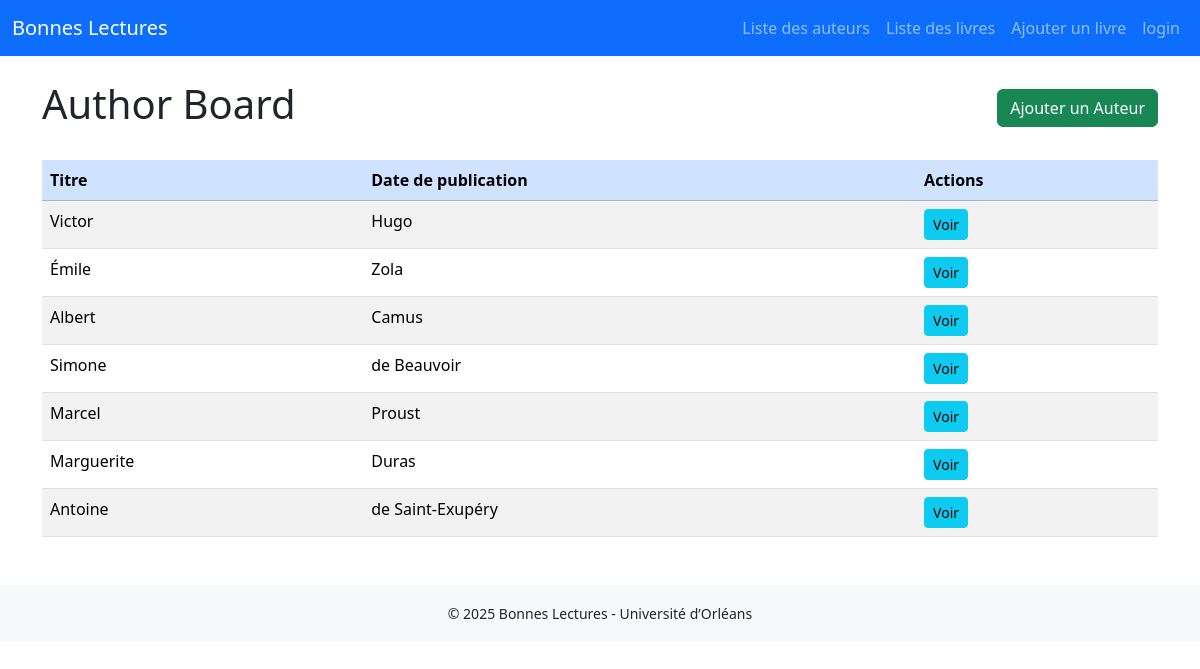
The page /Author_board on the database its author committed.
### bonnes_lectures/models.py (models this page shows, shortened)
class Author(models.Model):
    prenom = models.CharField(max_length=255)
    nom = models.CharField(max_length=255)
    user = models.ForeignKey(User, on_delete=models.CASCADE, related_name="authors")

### bonnes_lectures/views.py (the view)
def authorBoard ( request ) :
    authors = Author.objects.all()
    return render(request, "bonnes_lectures/Author_board.html",{"authors" : authors})

### bonnes_lectures/templates/bonnes_lectures/Author_board.html (shortened to what this page needs)
{% extends "bonnes_lectures/main.html" %}
{% block content %}
<div class="d-flex justify-content-between align-items-center mb-4">
    <h1>Author Board</h1>
    <a href="{% url 'newAuthor' %}" class="btn btn-success">Ajouter un Auteur</a>
</div>
<table class="table table-striped table-hover">
    <thead class="table-primary">
        <tr>
            <th>Titre</th>
            <th>Date de publication</th>
            <th>Actions</th>
        </tr>
    </thead>
    <tbody>
        {% for author in authors %}
        <tr>
            <td>{{ author.prenom }}</td>
            <td>{{ author.nom }}</td>
            <td>
                <a href="{% url 'author' author.id %}" class="btn btn-info btn-sm me-1">Voir</a>
            </td>
        </tr>
        {% empty %}
        <tr>
            <td colspan="3" class="text-center">Aucun auteur trouvé.</td>
        </tr>
        {% endfor %}
    </tbody>
</table>
{% endblock %}

### rows shown on the page
Author: prenom "Victor", nom "Hugo"
Author: prenom "Émile", nom "Zola"
Author: prenom "Albert", nom "Camus"
Author: prenom "Simone", nom "de Beauvoir"
Author: prenom "Marcel", nom "Proust"
Author: prenom "Marguerite", nom "Duras"
Author: prenom "Antoine", nom "de Saint-Exupéry"
